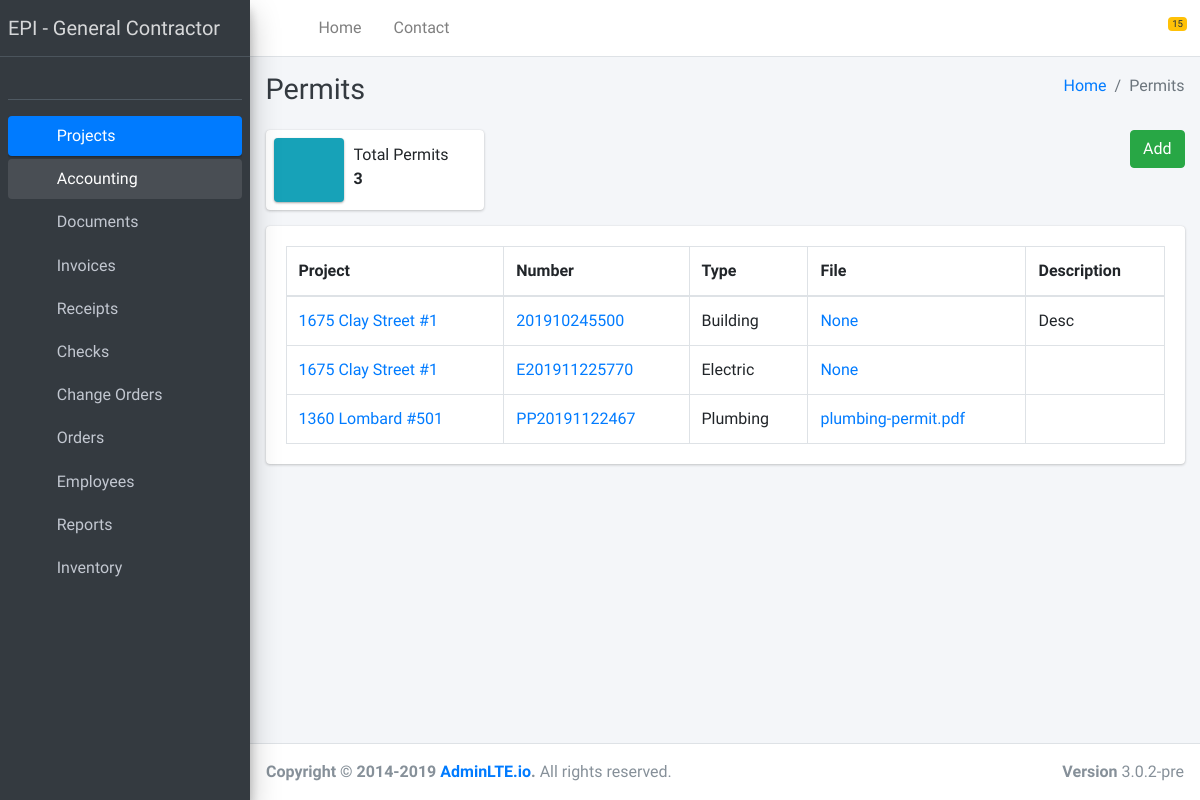
Before: /permits/ with the older database file.
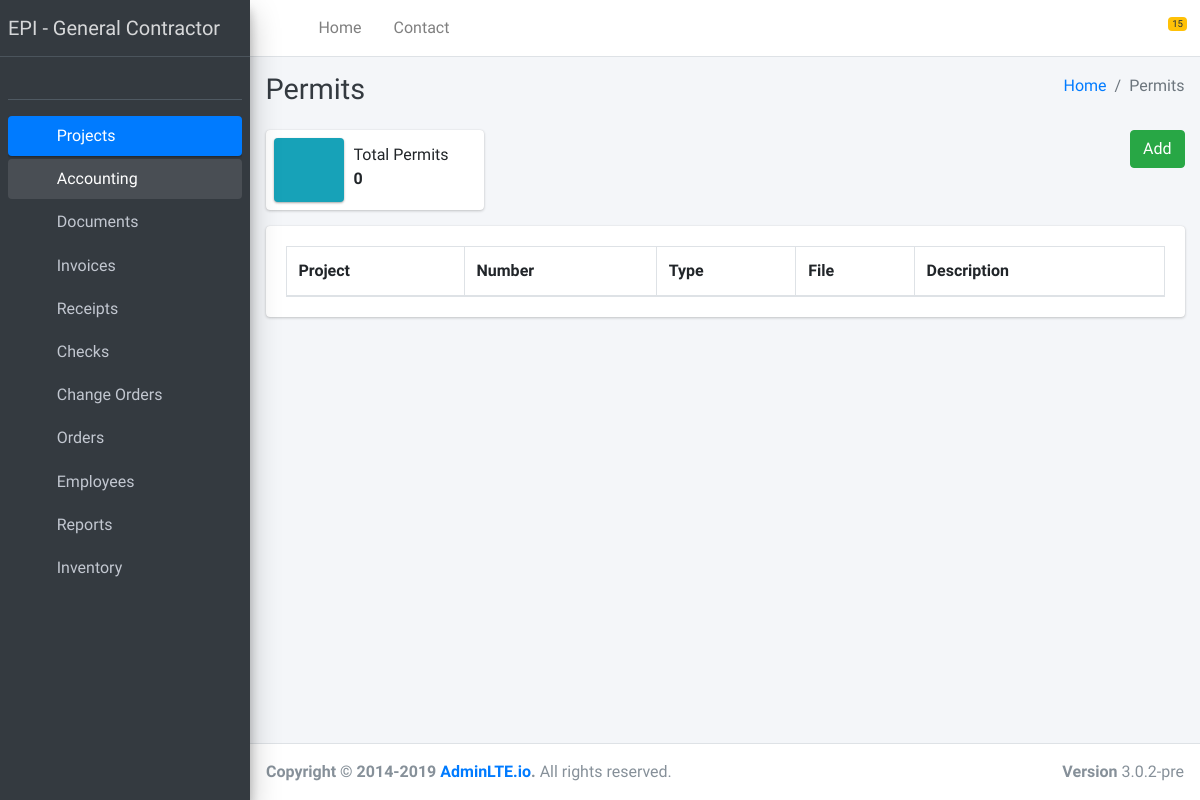
After: the same page with the newer database file.
### permits/models.py (models this page shows, shortened)
class Permit(models.Model):
    number = models.CharField(max_length=255)
    types = [
        ('Electric', 'Electric'),
        ('Plumbing', 'Plumbing'),
        ('Building', 'Building'),
        ('Parking', 'Parking'),
    ]
    type = models.CharField(max_length=255, choices=types)
    description = models.TextField(blank=True)
    start_date = models.DateField(blank=True, default='1970-01-01')
    end_date = models.DateField(blank=True, default='1970-01-01')
    file = models.ForeignKey(Files_storage, models.SET_NULL, blank=True, null=True)
    project = models.ForeignKey(Project, models.SET_NULL, blank=True, null=True, related_name='permits')
    created_at = models.DateTimeField(auto_now=True)
    updated_at = models.DateTimeField(auto_now_add=True)
    class Meta:
        verbose_name = 'Permit'
        verbose_name_plural = 'Permits'

### projects/models.py (models this page shows, shortened)
class Project(models.Model):
    legal_entity = models.CharField(max_length=255, blank=True)
    portfolio = models.CharField(max_length=255, blank=True)
    address = models.CharField(max_length=255)
    unit = models.IntegerField(blank=True, default=0)
    zip = models.IntegerField(blank=True, default=0)
    city_state = models.CharField(max_length=255, default="San Francisco, CA")
    passwords = models.CharField(max_length=255, blank=True)
    bedrooms = models.IntegerField(default=0, blank=True)
    bathrooms = models.IntegerField(default=0, blank=True)
    sqFt = models.FloatField(default=0, blank=True)
    percent = models.FloatField(default=0, blank=True)
    jobNumber = models.CharField(max_length=255, unique=True, blank=True)
    start_date = models.DateField(default='1970-01-01', blank=True)
    end_date = models.DateField(default='1970-01-01', blank=True)
    status_type = [
        ('Open', 'Open'),
        ('In Progress', 'In Progress'),
        ('Under Review', 'Under Review'),
        ('Approved', 'Approved'),
        ('Done', 'Done'),
        ('Canceled', 'Canceled'),
        ('Rejected', 'Rejected')
    ]
    status = models.CharField(max_length=255, choices=status_type, default='Open')
    pm_epi = models.ForeignKey(User, models.SET_NULL, blank=True, null=True, verbose_name = "Project Manager EPI")
    rm = models.ForeignKey(Resident_manager, models.SET_NULL, blank=True, null=True, verbose_name = "Resident Manager")
    pm = models.ForeignKey(Project_manager, models.SET_NULL, blank=True, null=True, verbose_name = "Project Manager")
    general_contractor = models.ForeignKey(General_contractor, models.SET_NULL, blank=True, null=True, verbose_name = "General Contractor")
    design_package = models.ForeignKey(Design_package, models.SET_NULL, blank=True, null=True, verbose_name = "Design package")
    rq = models.ForeignKey(Files_storage, models.SET_NULL, blank=True, null=True, related_name='rqs')
    contract = models.ForeignKey(Files_storage, models.SET_NULL, blank=True, null=True, related_name='contracts')
    proposal = models.ForeignKey(Files_storage, models.SET_NULL, blank=True, null=True, related_name='proposals')
    drawings = models.ManyToManyField(Files_storage, related_name='drawings')
    documents = models.ManyToManyField(Document, related_name='documents')
    created_at = models.DateTimeField(auto_now=True)
    updated_at = models.DateTimeField(auto_now_add=True)
    uuid = models.UUIDField(default=uuid.uuid4)
    class Meta:
        verbose_name = 'Project'
        verbose_name_plural = 'Projects'
    def __str__(self):
        return self.address + ' #' + str(self.unit)

### file_storage/models.py (models this page shows, shortened)
class Files_storage(models.Model):
    file = models.FileField(upload_to='uploads/', blank=True)
    description = models.CharField(max_length=255, blank=True)
    uuid = models.UUIDField(default=uuid.uuid4, editable=False)
    created_at = models.DateTimeField(auto_now=True)
    updated_at = models.DateTimeField(auto_now_add=True)
    class Meta:
        verbose_name = 'File Storage'
        verbose_name_plural = 'File Storage'
    def __str__(self):
        return self.file.name

### permits/views.py (the view)
def index(request, template_name='permits/index.html'):
    list = Permit.objects.filter()
    data = {}
    data['list'] = list
    return render(request, template_name, data)

### templates/permits/index.html (shortened to what this page needs)
{% extends 'base.html' %}
{% load static %}
{% block content %}
  <div class="content-wrapper">
    <div class="content-header">
      <div class="container-fluid">
        <div class="row mb-2">
          <div class="col-sm-6">
            <h1 class="m-0 text-dark">Permits</h1>
          </div>
          <div class="col-sm-6">
            <ol class="breadcrumb float-sm-right">
              <li class="breadcrumb-item"><a href="#">Home</a></li>
              <li class="breadcrumb-item active">Permits</li>
            </ol>
          </div>
        </div>
      </div>
    </div>
    <section class="content">
      <div class="container-fluid">
        <div class="row">
          <div class="col-12 col-sm-6 col-md-3">
            <div class="info-box">
              <span class="info-box-icon bg-info elevation-1"><i class="far fa-money-bill-alt"></i></span>
              <div class="info-box-content">
                <span class="info-box-text">Total Permits</span>
                <span class="info-box-number">
                    {{ list.count }}
                </span>
              </div>
            </div>
          </div>
            <div class="col-12 col-sm-6 col-md-3 offset-md-6 text-right">
                <a href="{% url 'permit_create' %}" class="btn btn-success">Add</a>
            </div>
        </div>
          <div class="row">
          <div class="col-12">
          <div class="card">
              <div class="card-body">
                <table id="inspection_table" class="table table-bordered table-condensed">
                  <thead>
                    <tr>
                        <th>Project</th>
                        <th>Number</th>
                        <th>Type</th>
                        <th>File</th>
                        <th>Description</th>
                    </tr>
                  </thead>
                  <tbody>
                    {% for item in list %}
                    <tr>
                        <td><a href="{% url 'project_read' item.project.id %}">{{ item.project }}</a></td>
                        <td><a href="{% url 'permit_read' item.id %}">{{ item.number }}</a></td>
                        <td>{{ item.type }}</td>
                        <td><a href="../uploads/{{ item.file }}" target="_blank">{{ item.file }}</a></td>
                        <td>{{ item.description|slice:100 }}</td>
                    </tr>
                  {% endfor %}
                  </tbody>
                </table>
              </div>
            </div>
          </div>
        </div>
      </div>
    </section>
  </div>
{% endblock content %}

### templates/base.html (shortened to what this page needs)
{% load static %}
{% include 'include/head.html' with title="EPI" %}
<body class="sidebar-mini layout-fixed">
<div class="wrapper">
    {% include 'include/navbar.html' %}
    {% include 'include/sidebar.html' %}
    {% block content %}
    {% endblock content %}
    {% include 'include/footer.html' %}
</div>
</body>
</html>

### templates/include/head.html (shortened to what this page needs)
<!DOCTYPE html>
{% load static %}
<html lang="en">
<head>
    <link rel="stylesheet" href="{% static 'plugins/fontawesome-free/css/all.min.css' %}">
    <link rel="stylesheet" href="{% static 'plugins/overlayScrollbars/css/OverlayScrollbars.min.css' %}">
    <link rel="stylesheet" href="{% static 'css/adminlte.min.css' %}">
    <link rel="stylesheet" type="text/css" href="https://cdn.datatables.net/v/dt/dt-1.10.20/datatables.min.css"/>
    <link rel="stylesheet" href="{% static 'plugins/select2/css/select2.min.css' %}">
    <link rel="stylesheet" href="{% static 'plugins/select2-bootstrap4-theme/select2-bootstrap4.min.css' %}">
    <link rel="stylesheet" href="{% static 'plugins/summernote/summernote-bs4.css' %}">
    <link href="https://unpkg.com/gijgo@1.9.13/css/gijgo.min.css" rel="stylesheet" type="text/css" />
    <link rel="stylesheet" type="text/css" href="https://cdn.datatables.net/v/dt/jszip-2.5.0/dt-1.10.20/af-2.3.4/b-1.6.1/b-colvis-1.6.1/b-flash-1.6.1/b-html5-1.6.1/b-print-1.6.1/cr-1.5.2/fc-3.3.0/fh-3.1.6/kt-2.5.1/r-2.2.3/rg-1.1.1/rr-1.2.6/sc-2.0.1/sp-1.0.1/sl-1.3.1/datatables.min.css"/>
    <link rel="stylesheet" href="{% static 'plugins/icheck-bootstrap/icheck-bootstrap.min.css' %}">
</head>

### templates/include/navbar.html (shortened to what this page needs)
<nav class="main-header navbar navbar-expand navbar-white navbar-light">
<ul class="navbar-nav">
  <li class="nav-item">
    <a class="nav-link" data-widget="pushmenu" href="#"><i class="fas fa-bars"></i></a>
  </li>
  <li class="nav-item d-none d-sm-inline-block">
    <a href="index3.html" class="nav-link">Home</a>
  </li>
  <li class="nav-item d-none d-sm-inline-block">
    <a href="#" class="nav-link">Contact</a>
  </li>
</ul>
<ul class="navbar-nav ml-auto">
  <li class="nav-item dropdown">
    <a class="nav-link" data-toggle="dropdown" href="#">
      <span class="badge badge-warning navbar-badge">15</span>
    </a>
  </li>
</ul>
</nav>

### templates/include/sidebar.html (shortened to what this page needs)
{% load static %}
<aside class="main-sidebar sidebar-dark-primary elevation-4">
    <a href="#" class="brand-link">
   <span class="brand-text font-weight-light">EPI - General Contractor</span>
   </a>
    <div class="sidebar">
        <div class="user-panel mt-3 pb-3 mb-3 d-flex">
            <div class="image">
            </div>
            <div class="info">
            </div>
        </div>
        <nav class="mt-2">
            <ul class="nav nav-pills nav-sidebar flex-column" data-widget="treeview" role="menu" data-accordion="false">
                <li class="nav-item has-treeview">
                    <a href="#" class="nav-link active">
                        <i class="nav-icon far fa-building"></i>
                        <p>Projects <i class="fas fa-angle-left right"></i></p>
                    </a>
                </li>
                <li class="nav-item has-treeview menu-open">
                    <a href="#" class="nav-link">
                        <i class="nav-icon fas fa-calculator"></i>
                        <p>Accounting <i class="fas fa-angle-left right"></i></p>
                    </a>
                    <ul class="nav nav-treeview">
                        <li class="nav-item ">
                            <a href="{% url 'document_index' %}" class="nav-link {% if '/documents/' == request.path %}active{% endif %}">
                                <i class="nav-icon fas fa-file-invoice-dollar"></i>
                                <p>Documents</p>
                            </a>
                        </li>
                        <li class="nav-item ">
                            <a href="{% url 'invoice_index' %}" class="nav-link {% if '/invoices/' == request.path %}active{% endif %}">
                                <i class="nav-icon fas fa-file-invoice"></i>
                                <p>Invoices</p>
                            </a>
                        </li>
                        <li class="nav-item ">
                            <a href="{% url 'receipt_index' %}" class="nav-link {% if '/invoices/' == request.path %}active{% endif %}">
                                <i class="nav-icon fas fa-receipt"></i>
                                <p>Receipts</p>
                            </a>
                        </li>
                        <li class="nav-item">
                            <a href="{% url 'check_index' %}" class="nav-link">
                                <i class="nav-icon far fa-money-bill-alt"></i>
                                <p>Checks</p>
                            </a>
                        </li>
                        <li class="nav-item">
                            <a href="{% url 'change_order_index' %}" class="nav-link {% if 'change_orders' in request.path %}active{% endif %}">
                                <i class="nav-icon fas fa-file-contract"></i>
                                <p>Change Orders</p>
                            </a>
                        </li>
                        <li class="nav-item ">
                            <a href="{% url 'order_index' %}" class="nav-link {% if '/orders/' == request.path %}active{% endif %}">
                                <i class="nav-icon fas fa-file-invoice-dollar"></i>
                                <p>Orders</p>
                            </a>
                        </li>
                    </ul>
                </li>
                <li class="nav-item has-treeview">
                    <a href="#" class="nav-link">
                        <i class="nav-icon fas fa-users"></i>
                        <p>Employees <i class="fas fa-angle-left right"></i></p>
                    </a>
                </li>
                <li class="nav-item has-treeview">
                    <a href="#" class="nav-link">
                        <i class="nav-icon fas fa-chart-pie"></i>
                        <p>Reports <i class="fas fa-angle-left right"></i></p>
                    </a>
                </li>
                <li class="nav-item has-treeview">
                    <a href="#" class="nav-link">
                        <i class="nav-icon fas fa-warehouse"></i>
                        <p>Inventory <i class="fas fa-angle-left right"></i></p>
                    </a>
                </li>
            </ul>
        </nav>
    </div>
</aside>

### templates/include/footer.html
  <footer class="main-footer">
    <strong>Copyright &copy; 2014-2019 <a href="http://adminlte.io">AdminLTE.io</a>.</strong>
    All rights reserved.
    <div class="float-right d-none d-sm-inline-block">
      <b>Version</b> 3.0.2-pre
    </div>
  </footer>

### templates/include/scripts.html (shortened to what this page needs)
{% load static %}

Changed rows visible on the page:
removed Permit: project "1675 Clay Street #1", number "201910245500", type "Building", file "None", description "Desc"
removed Permit: project "1675 Clay Street #1", number "E201911225770", type "Electric", file "None"
removed Permit: project "1360 Lombard #501", number "PP20191122467", type "Plumbing", file "plumbing-permit.pdf"
Other visible differences:
{{ list.count }}: "3" → "0"
